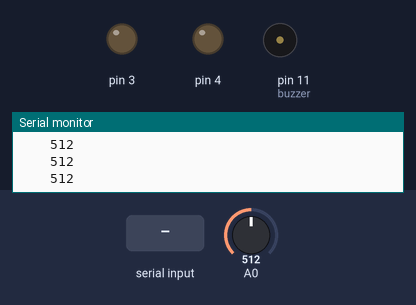
Simulated run of this sketch. Board: Arduino Uno, built with avr-gcc and run on an emulated ATmega328P. Parts: output pins drawn as LEDs (lit = HIGH), buzzer (waves = sounding, pin HIGH), the last lines printed to the serial monitor. Inputs (shaded band) come from the test bench; at power-on: A0 = 512.

Above: at 1.2 s.
1.3 s: A0 set to 1013
4.3 s: A0 set to 1021
At 5.0 s:
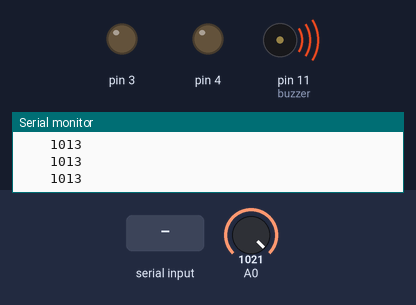
7.3 s: "08008D8D6860" received over Serial
Timing chart, 0 to 16.3 s (numbered marks = the images above; inputs shaded):
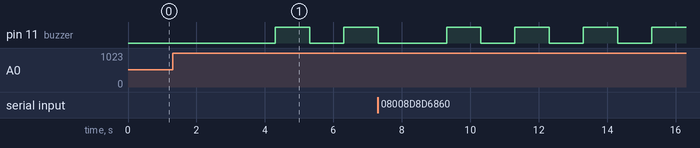

The sketch:

rfid_multiple_sensor_buzzer.ino
```cpp
String input ;
int x = 0;
void setup() {
  // put your setup code here, to run once:
pinMode(3,OUTPUT);
pinMode(4,OUTPUT);
Serial.begin(9600);
pinMode(A0,INPUT);
pinMode(11,OUTPUT);  // buzzer
}

void buzzer ()     // function
{digitalWrite(11,HIGH);
delay(1000);
digitalWrite(11,LOW);
delay(1000);
digitalWrite(11,HIGH);
delay(1000);
digitalWrite(11,LOW);
delay(1000);
  }

void loop() {
  // put your main code here, to run repeatedly:
x = analogRead(A0);
if(Serial.available()>0)   // rfid
{
  input = Serial.readString();
  Serial.println(input);

  if(input == "08008D8D6860") // matching
  {digitalWrite(3,HIGH);
  digitalWrite(4,LOW);

  }

}
    if(x >1020)
    {digitalWrite(3,LOW);
    digitalWrite(4,LOW);
    buzzer();
    }


  Serial.print(input);
  Serial.print("    ");
  Serial.println(x);
}
```

Measured:
- the behaviour switches between 1020 and 1021 on A0 (found by bisection; images 0 and 1)
- after the input at 4.3 s, pin 11 (buzzer): LOW → HIGH at once, → LOW 1.0 s later, → HIGH 1.0 s later
